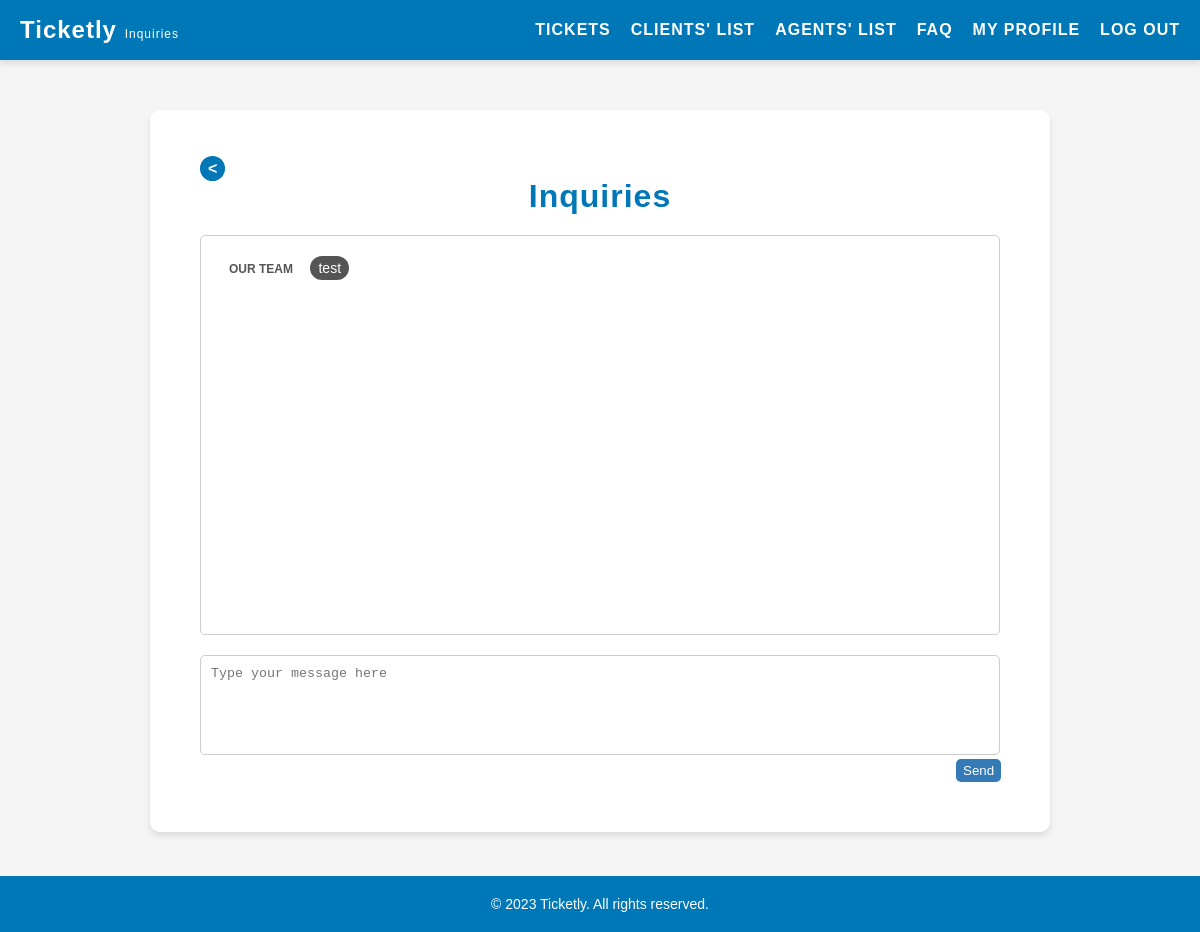
Before: /pages/inquiries.php (signed in) with the older database file.
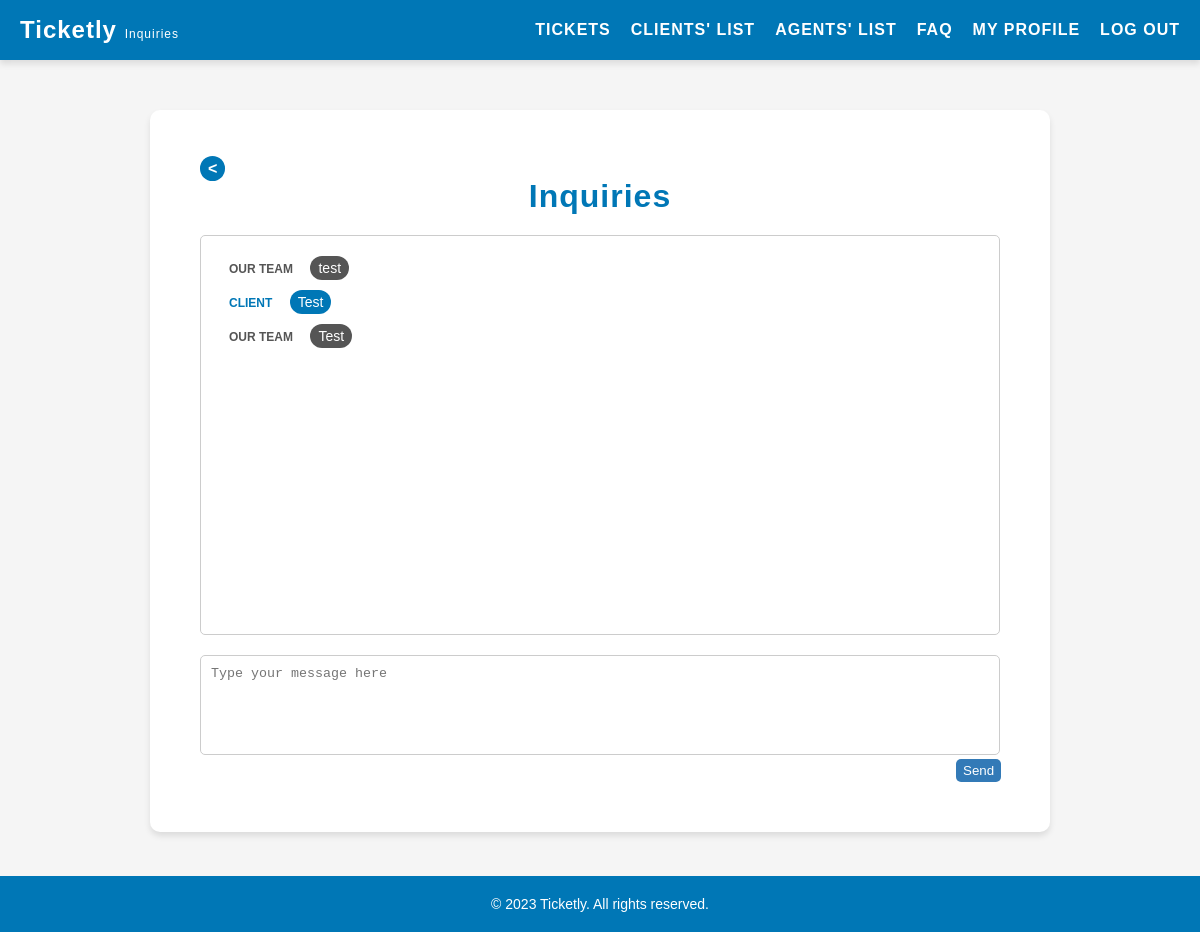
After: the same page with the newer database file.
### tables this page shows
CREATE TABLE inquiries (
    id INTEGER PRIMARY KEY AUTOINCREMENT,
    ticket_id INTEGER NOT NULL,
    user_role VARCHAR(10) NOT NULL CHECK (user_role IN ('client', 'agent', 'admin')),
    user_id INTEGER NOT NULL,
    message TEXT NOT NULL,
    created_at DATETIME NOT NULL,
    FOREIGN KEY(ticket_id) REFERENCES tickets(id),
    FOREIGN KEY(user_id) REFERENCES users(id)
);

### pages/inquiries.php (called while the page is built, shortened)
<?php
    $session = new Session();
    require_once(__DIR__ . '/../templates/inquiries.tpl.php');
    drawInquiries($session);
?>

### database/inquiries.class.php (called while the page is built, shortened)
<?php
    function getInquiries(PDO $db): array {
        $stmt = $db->prepare('SELECT * FROM inquiries');
        $stmt->execute();
        $inquiries = [];
        while ($row = $stmt->fetch(PDO::FETCH_ASSOC)) {
            $inquiries[] = $row;
        }
        return $inquiries;
    }
?>

### templates/inquiries.tpl.php (the view, shortened to what this page needs)
<?php function drawInquiries(Session $session) {
?>
<!DOCTYPE html>
<html lang="en">
<head>
    <link rel="stylesheet" href="../style/inquiries.css">
</head>
<body>
    <?php include '../templates/header.tpl.php';?>
    <main>
        <a href="../pages/tickets.php" class="back-button"><</a>
        <h2>Inquiries</h2>
        <section id="chat">
            <ul class="message-list">
                <?php
                    require_once '../database/connection.db.php';
                    require_once '../database/inquiries.class.php';
                    $db = getDatabaseConnection();
                    $inquiries = getInquiries($db);
                    foreach ($inquiries as $inquiry) {
                        $userRole = $inquiry['user_role'];
                        $message = $inquiry['message'];
                        $isUserMessage = ($userRole === 'client');
                ?>
                <li class="<?= $isUserMessage ? 'user-message' : 'agent-message' ?>">
                    <span class="message-sender"><?= $isUserMessage ? 'Client' : 'Our Team' ?></span>
                    <span class="message-content"><?= $message ?></span>
                </li>
                <?php } ?>
            </ul>
        </section>
        <section id="new-message">
            <form action="../actions/action_sendInquiry.php?id=<?= $_GET['id'] ?>" method="post">
                <textarea name="message" placeholder="Type your message here"></textarea>
                <button type="submit">Send</button>
            </form>
        </section>
    </main>
    <?php include '../templates/footer.tpl.php'; ?>
</body>
</html>
<?php } ?>

Changed rows visible on the page:
added inquiries: user_role "CLIENT", message "Test"
added inquiries: user_role "OUR TEAM", message "Test"
